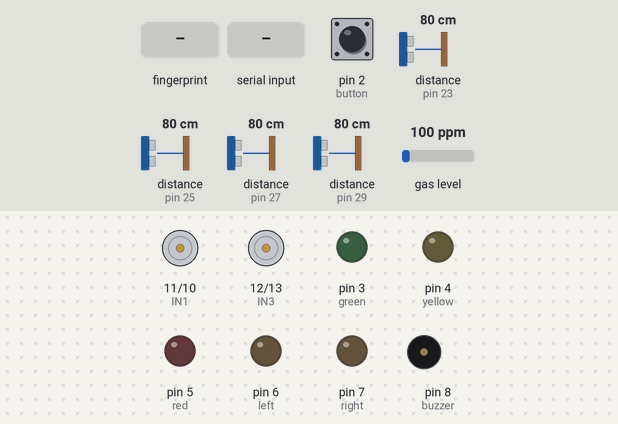
Simulated run of this sketch. Board: Arduino Mega 2560, built with avr-gcc and run on an emulated ATmega2560. On the bench: motor-driver pin pairs drawn as motors (green arrow = first pin HIGH = forward, orange = second pin HIGH = backward, longer = more drive), output pins drawn as LEDs (lit = HIGH), buzzer (waves = sounding). Wiring (inferred from the names in the program): 4 × ultrasonic range finder: trigger pin 22, echo pin 23 / trigger pin 24, echo pin 25 / trigger pin 26, echo pin 27 / trigger pin 28, echo pin 29. The test bench sets the inputs (shaded band); at power-on: pin 2 (button) HIGH, distance to the obstacle (sensors on pin 23, pin 25, pin 27, pin 29) 80 cm, gas level 100 ppm. The echo pulse lasts 58.3 µs per cm; pins used as bus, display or sensor lines are not drawn; what the sketch prints to the serial monitor is not drawn.

Above: at 2.2 s.
2.3 s: finger stored as number 1 placed on the sensor
At 3.6 s:
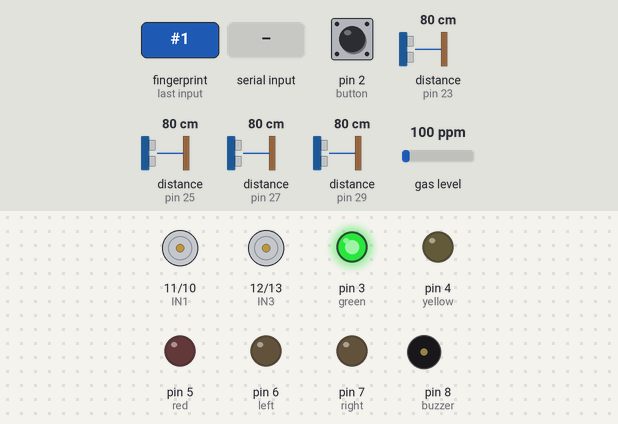
4.1 s: pin 2 (button) pulled LOW for 1 s
At 6.5 s:
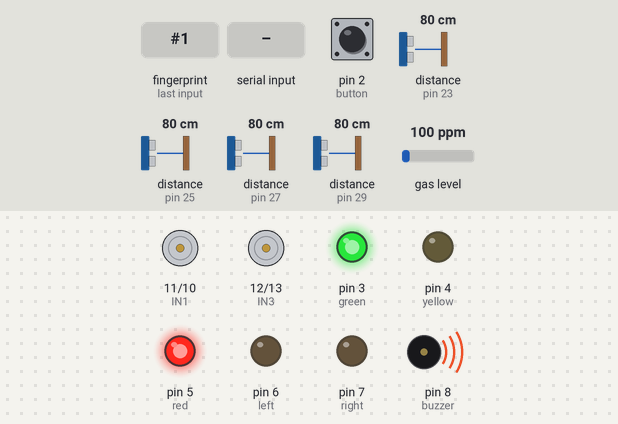
7.5 s: pin 2 (button) pulled LOW for 3.2 s
At 9.2 s:
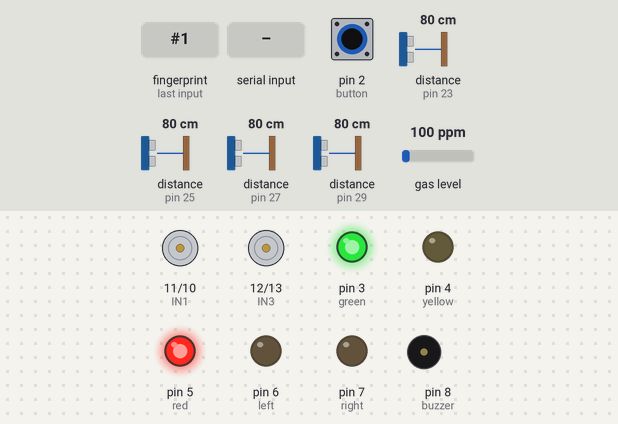
12.7 s: "1" received over the second serial link
At 15.6 s:
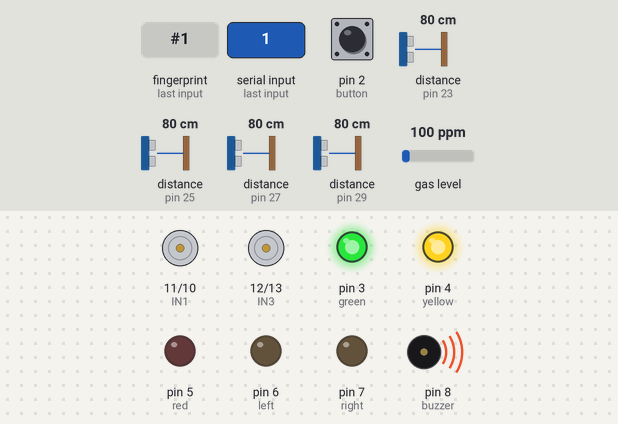
16.0 s: distance to the obstacle (sensor on pin 23) set to 12 cm
18.5 s: distance to the obstacle (sensor on pin 23) set to 9 cm
Timing chart, 0 to 21.0 s (numbered marks = the images above; inputs shaded):
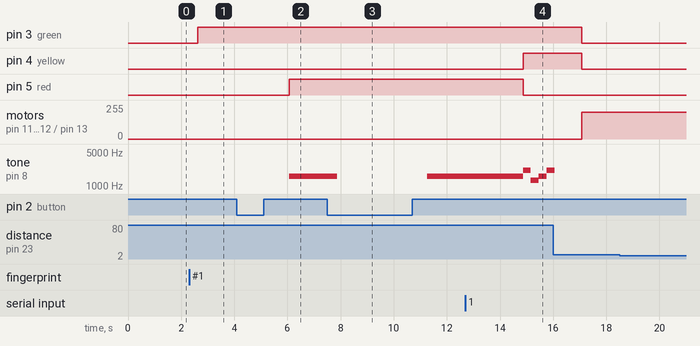

The sketch:

SC_05.ino
```cpp
#include <SoftwareSerial.h>
#include <Adafruit_Fingerprint.h>
#include <MQUnifiedsensor.h>
#define Board                   ("Arduino MEGA")
#define Pin                     (A0)  //Analog input 3 of your arduino
#define Type                    ("MQ-3") //MQ3
#define Voltage_Resolution      (5)
#define ADC_Bit_Resolution      (10) // For arduino UNO/MEGA/NANO
#define RatioMQ3CleanAir        (60) //RS / R0 = 60 ppm
#define button 2
#define green 3
#define yellow 4
#define red 5
#define left 6
#define right 7
#define buzzer 8
//모터
#define IN1 11
#define IN2 10
#define IN3 12
#define IN4 13
//초음파
#define range 10
#define brake 7

Adafruit_Fingerprint finger = Adafruit_Fingerprint(&Serial1); //지문인식 통신 함수
MQUnifiedsensor MQ3(Board, Voltage_Resolution, ADC_Bit_Resolution, Pin, Type); //알코올 센서 지정 함수
/* 지문인식에 필요한 함수 */
int id;
int master;
int id_flag = 1;
int re_check=0;

/* 알코올 센서에 필요한 함수 */
bool pre_button_state = HIGH;
float ppm = 0; //누적 수치
int cnt = 0; //샘플의 갯수
int mq3_flag = 1;

/* 모터드라이버에 필요한 함수 */
char BT;
int lm1, lm2, rm1, rm2;
int speed = 200;

/* 초음파 센서에 필요한 함수 */
//초음파 센서는 4개
const int pinTrig[5]={22,24,26,28}; //22: 전방, 24: 왼쪽 ,26: 오른쪽, 28: 후방
const int pinEcho[5]={23,25,27,29}; //23: 전방, 25: 왼쪽 ,27: 오른쪽, 29: 후방
int distance[5]={0}; //distance[0]; distance[1]; distance[2]; distance[3];
int pulseTime[5]={0}; //0,1,2,3
int buz_flagF=0;

void setup() {
  // put your setup code here, to run once:
  Serial.begin(9600);
  Serial2.begin(9600);
  finger.begin(57600); //아두이노-지문모듈 통신라인

  pinMode(green,OUTPUT);
  pinMode(yellow,OUTPUT);
  pinMode(red,OUTPUT);
  pinMode(button,INPUT_PULLUP); //저항 없이 쓸 때
  pinMode(left,OUTPUT);
  pinMode(right,OUTPUT);
  pinMode(buzzer,OUTPUT);
  //모터
  pinMode(IN1,OUTPUT);
  pinMode(IN2,OUTPUT);
  pinMode(IN3,OUTPUT);
  pinMode(IN4,OUTPUT);
  //
  for(int i=0;i<4;i++){
   pinMode(pinTrig[i],OUTPUT);
   pinMode(pinEcho[i],INPUT);
  }

  MQ3.setRegressionMethod(1); //_PPM =  a*ratio^b
  MQ3.setA(0.3934); MQ3.setB(-1.504); // Configurate the ecuation values to get Benzene concentration
  MQ3.init();
  Serial.print("Calibrating please wait.");
  float calcR0 = 0;
  for(int i = 1; i<=10; i ++)
  {
    MQ3.update(); // Update data, the arduino will be read the voltage on the analog pin
    calcR0 += MQ3.calibrate(RatioMQ3CleanAir);
    Serial.print(".");
  }
  MQ3.setR0(calcR0/10);
  Serial.println("  done!.");

  if(isinf(calcR0)) {Serial.println("Warning: Conection issue founded, R0 is infite (Open circuit detected) please check your wiring and supply"); while(1);}
  if(calcR0 == 0){Serial.println("Warning: Conection issue founded, R0 is zero (Analog pin with short circuit to ground) please check your wiring and supply"); while(1);}

  MQ3.serialDebug(true);

  digitalWrite(IN1,LOW); //IN1을 HIGH로 하면 모터A가 전진
  digitalWrite(IN2,LOW); //IN2를 HIGH로 하면 모터A가 후진
  digitalWrite(IN3,LOW); //IN3를 HIGH로 하면 모터B가 전진
  digitalWrite(IN4,LOW); //IN4를 HIGH로 하면 모터B가 후진
}

void loop() {
  // put your main code here, to run repeatedly:

//지문인식
  id = getFingerprintIDez();
  master = id;
    if(id != -1){
      Serial.println("인식된 지문 ID = ");
      Serial.println(id);

      if(id == master){
        Serial.println("Your master");
        digitalWrite(green,HIGH);
        id_flag = 0;
      }else{
        Serial.println("Your not master");
        id_flag = 1;
      }
    }

  delay(50);

//알코올 측정
  if(id_flag == 0){
    letgo:
    bool button_state = digitalRead(button); //버튼을 눌렀을 때

    if(button_state == LOW){
      MQ3.update();
      ppm += MQ3.readSensor();
      cnt++;
    }else if(pre_button_state == LOW && button_state == HIGH){
      Serial.println(ppm);
      Serial.println(cnt);
      ppm = ppm/cnt;

      if(ppm >= 0 && ppm <= 0.03){ //훈방
        Serial.println("Hoon bang");
        //LED 점등
        digitalWrite(yellow,HIGH);
        digitalWrite(red,LOW);
        //부저
        tone(buzzer,2093); //도
        delay(300);
        tone(buzzer,1319); //미
        delay(300);
        tone(buzzer,1568); //솔
        delay(300);
        tone(buzzer,2093); //도
        delay(300);
        noTone(buzzer); //off
         mq3_flag = 0;
      }else if(ppm > 0.03){ //면허 정지 및 취소 깜빵행
        Serial.println("GGam bang");
        //LED 점등
        digitalWrite(red,HIGH);
        digitalWrite(yellow,LOW);
        //부저
        tone(buzzer,1568); //솔
        delay(300);
        tone(buzzer,1568); //솔
        delay(300);
        noTone(buzzer); //off
        mq3_flag = 1;
      }
      if(mq3_flag == 1 && re_check < 3){
        goto letgo;
        digitalWrite(red,LOW);
        re_check++;
        ppm = 0;
        cnt = 0;
      }
      ppm = 0;
      cnt = 0;
    }
    pre_button_state = button_state; //이월!
    delay(500); //smapling frequency
  }

  delay(500);

//초음파 세팅
  for(int i=0;i<4;i++){
    digitalWrite(pinTrig[i],LOW);
    delayMicroseconds(2);
    digitalWrite(pinTrig[i],HIGH);
    delayMicroseconds(10);
    digitalWrite(pinTrig[i],LOW);
    pulseTime[i]=pulseIn(pinEcho[i],HIGH);
    distance[i]=pulseTime[i]/58;
  }

if(Serial2.available()){
  BT = Serial2.read();

  while(id_flag == 0 && mq3_flag == 0){
    //LED OFF
    digitalWrite(green,LOW);
    digitalWrite(yellow,LOW);

    //조종
      if(BT == '1'){ //직진
       lm1 = speed;
       lm2 = 0;
       rm1 = speed;
       rm2 = 0;
      }else if(BT == '4'){ //후진
       lm1 = 0;
       lm2 = speed;
       rm1 = 0;
       rm2 = speed;
      }else if(BT == '3'){ //자회전
       lm1 = 0;
       lm2 = speed;
       rm1 = speed;
       rm2 = 0;
     }else if(BT == '2'){ //정지
       lm1 = speed;
       lm2 = 0;
       rm1 = 0;
        rm2 = speed;
      }else if(BT == '0'){ //정지
        lm1 = 0;
        lm2 = 0;
        rm1 = 0;
        rm2 = 0;
      }else if(BT == '5'){
      exit(0);
    }
     analogWrite(IN1,lm1);
     analogWrite(IN2,lm2);
     analogWrite(IN3,rm1);
     analogWrite(IN4,rm2);

    //전면
     if(distance[0] < range && buz_flagF == 0){
      tone(buzzer,1568);
      delay(300);
      tone(buzzer,1568);
      delay(300);
      noTone(buzzer);
      buz_flagF == 1;
    }else if(distance[0] > range){
      noTone(buzzer);
      buz_flagF = 0;
    }else if(distance[0] < brake){
      lm1 = 0;
      lm2 = 0;
      rm1 = 0;
      rm2 = 0;
      delay(1250);
    }
    //후면
    if(distance[3] < range){
     tone(buzzer,1568);
     delay(300);
     tone(buzzer,1568);
     delay(300);
     noTone(buzzer);
    }else{
      noTone(buzzer);
    }
    //후측면 left
    if(distance[1] < range){
     digitalWrite(left,HIGH);
    }else{
     digitalWrite(left,LOW);
    }
    //후측면 right
    if(distance[2] < range){
     digitalWrite(right,HIGH);
    }else{
      digitalWrite(right,LOW);
     }
   }
  }
}


int getFingerprintIDez() {
  uint8_t p = finger.getImage();
  if (p != FINGERPRINT_OK)  return -1;

  p = finger.image2Tz();
  if (p != FINGERPRINT_OK)  return -1;

  p = finger.fingerFastSearch();
  if (p != FINGERPRINT_OK)  return -1;

  return finger.fingerID;
}
```

Measured:
- after the input at 2.3 s, pin 3 (green): LOW → HIGH after 0.32 s
- after the input at 4.1 s, pin 5 (red): LOW → HIGH after 2.0 s; tone on pin 8 (buzzer): silent → 1568 Hz after 2.0 s
- after the input at 7.5 s, tone on pin 8 (buzzer): 1568 Hz → silent after 0.37 s, → 1568 Hz 3.4 s later
- after the input at 18.5 s, every drawn part: stays the same
